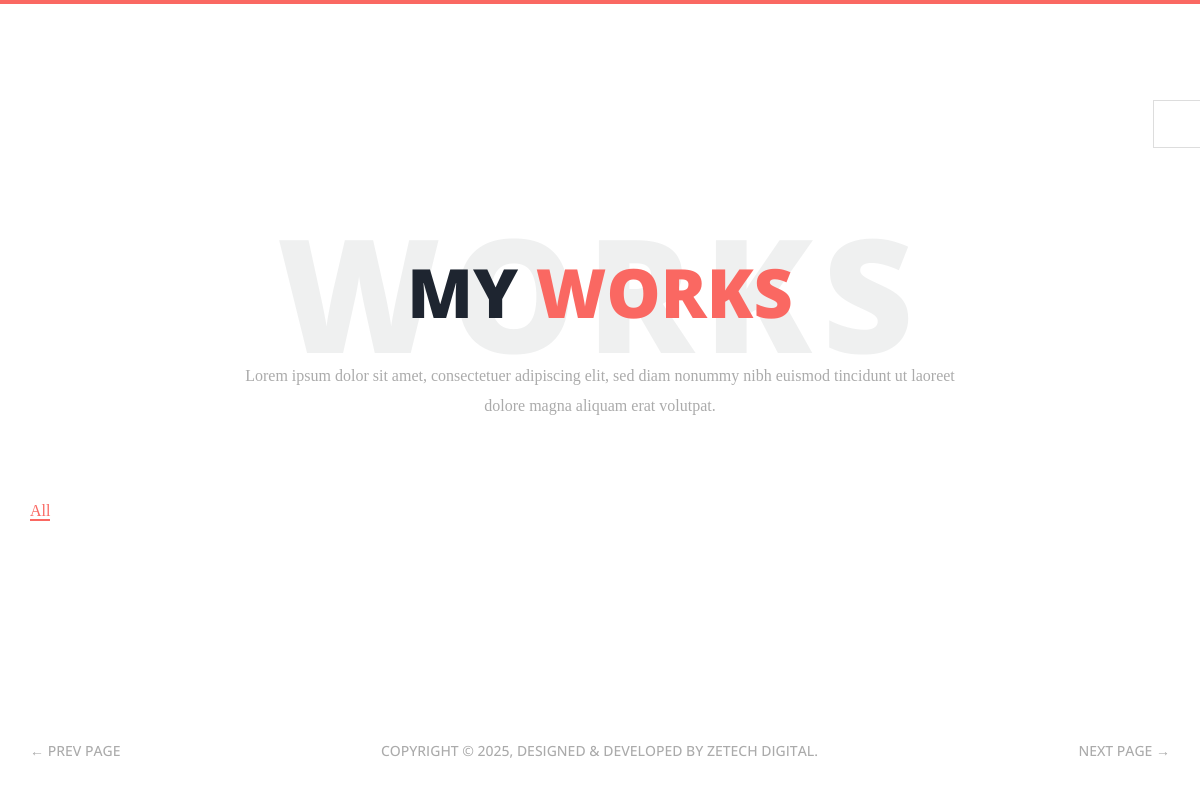
The page /works/ on the database as committed earlier.
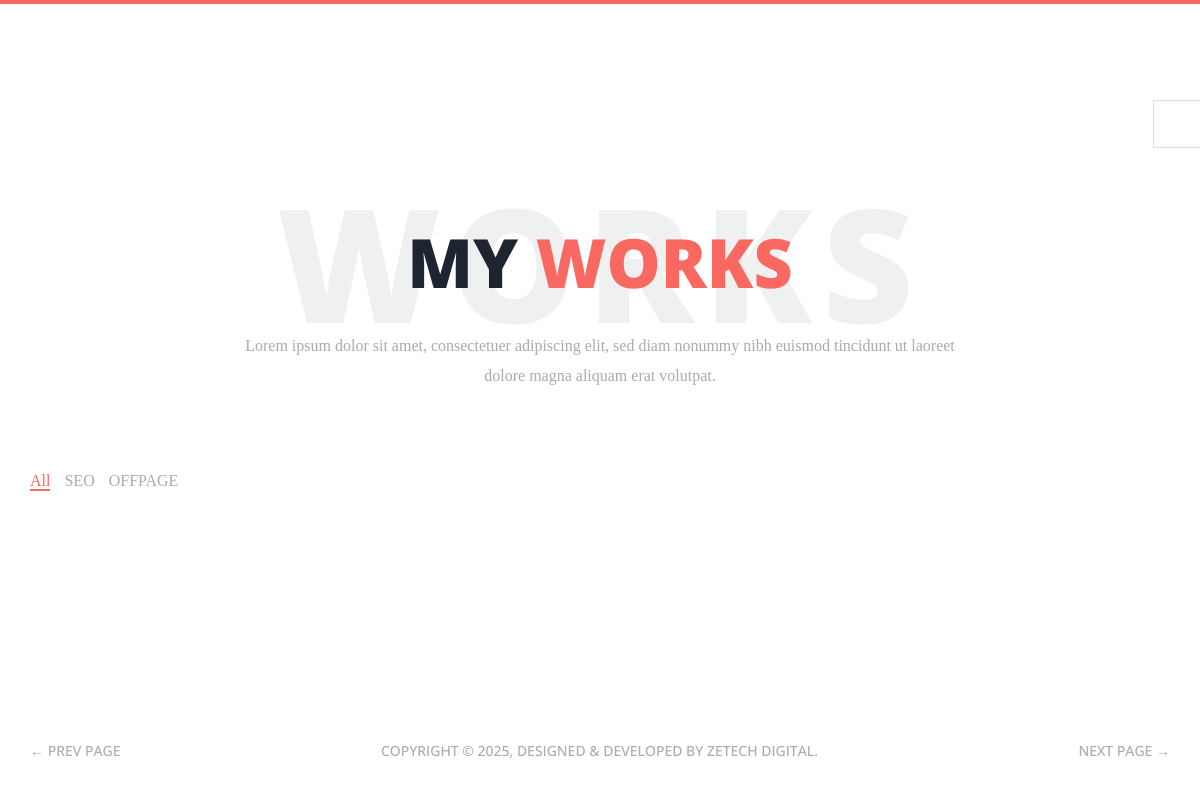
The same page on the database as committed later.
### portfolio/models.py (models this page shows, shortened)
class Works(models.Model):
    project_name = models.CharField(max_length=50)
    description = models.CharField(max_length=100)
    image = models.ImageField(upload_to='project/')
    project_type = models.CharField(max_length=100)

### portfolio/views.py (the view)
# urls.py: path('works/', works, name='works'),
def works(request):
    works = Works.objects.all()
    return render(request, 'portfolio/works.html', {'works': works})

### templates/portfolio/works.html (shortened to what this page needs)
{% extends 'base.html' %}
{% load static %}
{% block content %}
<main class="site-wrapper">
  <div class="pt-table">
    <div class="pt-tablecell page-works relative">
      <div class="container">
        <div class="row">
          <div class="col-xs-12 col-md-offset-1 col-md-10 col-lg-offset-2 col-lg-8">
            <div class="page-title text-center">
              <h2>My <span class="primary">works</span> <span class="title-bg">works</span></h2>
              <p>Lorem ipsum dolor sit amet, consectetuer adipiscing elit, sed diam nonummy nibh euismod tincidunt ut
                laoreet dolore magna aliquam erat volutpat.</p>
            </div>
          </div>
        </div>
        <div class="row">
          <div class="col-xs-12">
            <ul class="filter list-inline">
              <li><a href="#" class="active" data-filter="*">All</a></li>
              {% for work in works %}
              <li><a href="#" data-filter=".{{work.project_type}}">{{work.project_type}}</a></li>
              {% endfor %}
            </ul>
          </div>
        </div>
        <div class="row isotope-gutter">
          {% for work in works %}
          <div class="col-xs-12 col-sm-6 col-md-4 {{work.project_type}}">
            <figure class="works-item">
            </figure>
          </div>
          {% endfor %}
        </div>
      </div>
      <nav class="page-nav clear">
  <div class="container">
    <div class="flex flex-middle space-between">
      <span class="prev-page"><a href="{% url 'resume'%}" class="link">&larr; Prev Page</a></span>
{% include 'partial/copyright.html' %}
      <span class="next-page"><a href="{% url 'testimonial'%}" class="link">Next Page &rarr;</a></span>
    </div>
  </div>
</nav>
    </div>
  </div>
</main>
{% endblock %}

### templates/base.html (shortened to what this page needs)
{% load static %}
<!DOCTYPE html>
<html lang="zxx">
<head>
  <link rel="stylesheet" href="{% static 'plugins/bootstrap/bootstrap.min.css' %}">
  <link rel="stylesheet" href="{% static 'plugins/animate.css' %}">
  <link rel="stylesheet" href="{% static 'plugins/slick/slick.css' %}">
  <link rel="stylesheet" href="{% static 'plugins/slick/slick-theme.css' %}">
  <link rel="stylesheet" href="{% static 'plugins/themefisher-fonts/css/themefisher-fonts.min.css' %}">
  <link rel="stylesheet" href="{% static 'css/style.css' %}">
  <link rel="stylesheet" href="#" id="color-changer">
</head>
<body>
  <div class="preview-wrapper">
    <div class="switcher-head">
      <div class="switcher-trigger tf-tools"></div>
    </div>
  </div>
{% block content %} {% endblock %}
</body>
</html>

### templates/partial/copyright.html
      <span class="copyright">Copyright &copy; 2025, Designed &amp; Developed by <a href="https://zetechdigitalcom">Zetech Digital</a>.</span>

### static/css/style.css (style rules this page uses)
body { font-family: "Libre Baskerville", serif; font-weight: 400; font-size: 16px; line-height: 30px; color: #ababab; }
a { color: inherit; transition: all 0.3s ease 0s; }
h1, h2, h3, h4, h5, h6 { color: #1e2530; font-family: "Open Sans", sans-serif; margin: 0; line-height: 1.3; }
p { margin-bottom: 20px; }
p:last-child { margin-bottom: 0; }
.clear:before, .clear:after { content: " "; display: table; }
.clear:after { clear: both; }
.pt-table { display: table; width: 100%; height: calc(100vh - 4px); }
.pt-tablecell { display: table-cell; vertical-align: middle; }
.relative { position: relative; }
.primary, .link:hover { color: #fa6862; }
.flex { display: -moz-flex; display: flex; }
.flex-middle { -moz-align-items: center; align-items: center; }
.space-between { -moz-justify-content: space-between; justify-content: space-between; }
.site-wrapper { border-top: 4px solid #fa6862; }
.page-title { margin-bottom: 75px; }
.page-title h2 { font-size: 68px; margin-bottom: 25px; position: relative; z-index: 0; font-weight: 900; text-transform: uppercase; }
.page-title p { font-size: 16px; }
.page-title .title-bg { color: rgba(30, 37, 48, 0.07); font-size: 158px; left: 0; letter-spacing: 10px; line-height: 0.7; position: absolute; right: 0; top: 50%; z-index: -1; transform: translateY(-50%); }
.page-nav { bottom: 40px; left: 0; position: absolute; right: 0; }
.page-nav span { font-family: "Open Sans", sans-serif; font-size: 14px; font-weight: 500; line-height: 1.3; text-transform: uppercase; }
.filter { margin-bottom: 30px; }
.filter a { border-bottom: 2px solid transparent; }
.filter .active { color: #fa6862; border-bottom-color: #fa6862; }
.works-item { font-family: "Open Sans", sans-serif; margin-bottom: 30px; position: relative; }
.preview-wrapper { background-color: #fff; border: 1px solid #ddd; border-right: 0; color: #333; height: 150px; right: 0px; position: fixed; top: 100px; width: 260px; z-index: 1200; transition: all 0.4s ease-in-out 0s; transform: translateX(100%); }
.switcher-head { color: #333; font-size: 18px; font-weight: 600; height: 46px; line-height: 46px; position: relative; }
.switcher-trigger { background-color: #fff; border: 1px solid #ddd; border-right: 0; cursor: pointer; font-size: 20px; height: 48px; left: -48px; line-height: 46px; position: absolute; text-align: center; top: -1px; width: 48px; }

Rows that differ between the two databases and show on the page:
added Works: project_type "SEO"
added Works: project_type "OFFPAGE"
